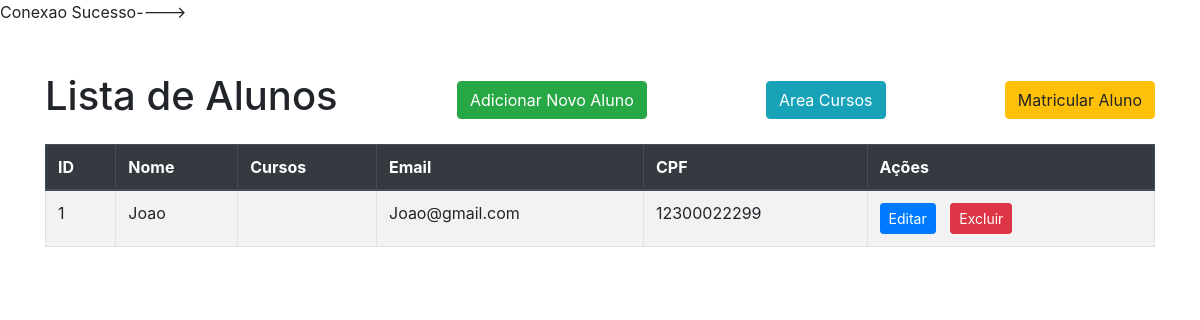
Before: /public/aluno/index.php?param=aluno/listar with the older database file.
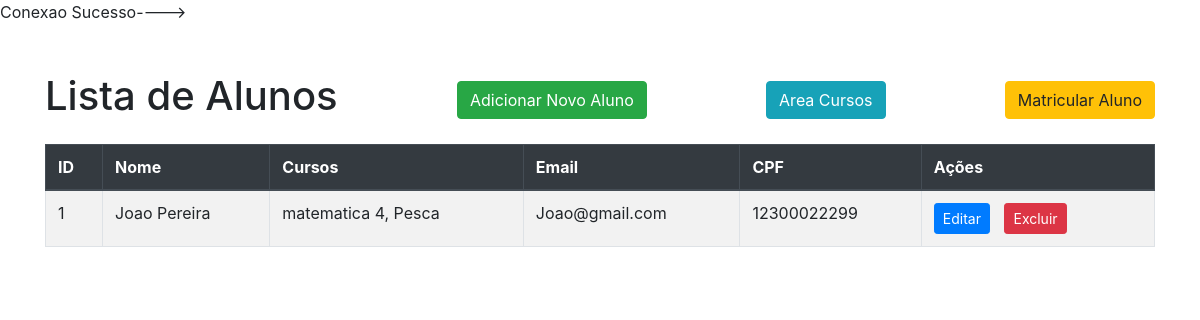
After: the same page with the newer database file.
### tables this page shows
CREATE TABLE `alunos` (
  `id` int(11) NOT NULL,
  `nome` varchar(255) NOT NULL,
  `email` varchar(255) NOT NULL,
  `cpf` varchar(14) NOT NULL
);

### controller/AlunoController.php (called while the page is built, shortened)
<?php
class AlunoController {
    private $alunoService;
    public function __construct() {
        $this->alunoService = new AlunoService();
    }
    public function listar() {
        $alunos = $this->alunoService->listar();
        include 'public/aluno/listar.php';
    }
}

### generic/Acao.php (called while the page is built, shortened)
<?php
class Acao{
    private $metodo;
    public function __construct($classe, $metodo){
        $this->metodo = $metodo;
    }
    public function executar(){
        $objt = new $this->classe();
        $objt->{$this->metodo}();
    }
}

### dao/mysql/AlunoDAO.php (called while the page is built, shortened)
<?php
class AlunoDAO implements IAlunoDAO {
    public function listarTodos() {
        try {
            $singleton = MysqlSingleton::getInstance();
            $pdo = $singleton->connect();
            $sql = "SELECT a.id, a.nome, a.email, a.cpf, GROUP_CONCAT(DISTINCT c.nome SEPARATOR ', ') as cursos FROM alunos a
                    LEFT JOIN alunos_cursos ac ON a.id = ac.aluno_id
                    LEFT JOIN cursos c ON ac.curso_id = c.id
                    GROUP BY a.id";
            $sth = $pdo->query($sql);
            return $sth->fetchAll(PDO::FETCH_CLASS, 'model\Aluno');
        } catch (PDOException $e) {
            return [];
        }
    }
}

### service/AlunoService.php (called while the page is built, shortened)
<?php
class AlunoService {
    private $alunoDAO;
    public function __construct() {
        $this->alunoDAO = new AlunoDAO();
    }
    public function listar() {
        return $this->alunoDAO->listarTodos();
    }
}

### public/aluno/Listar.php (the view, shortened to what this page needs)
<!DOCTYPE html>
<html lang="pt-br">
<head>
    <link rel="stylesheet" href="https://stackpath.bootstrapcdn.com/bootstrap/4.5.2/css/bootstrap.min.css">
</head>
<body>
    <div class="container mt-5">
        <div class="d-flex justify-content-between align-items-center mb-3">
            <h1>Lista de Alunos</h1>
            <a href="index.php?param=aluno/formulario" class="btn btn-success">Adicionar Novo Aluno</a>
            <a href="index.php?param=curso/listar" class="btn btn-info">Area Cursos</a>
            <a href="index.php?param=aluno/formularioMatricula" class="btn btn-warning">Matricular Aluno</a>
        </div>
        <table class="table table-bordered table-striped">
            <thead class="thead-dark">
                <tr>
                    <th>ID</th>
                    <th>Nome</th>
                    <th>Cursos</th>
                    <th>Email</th>
                    <th>CPF</th>
                    <th>Ações</th>
                </tr>
            </thead>
            <tbody>
                <?php if (empty($alunos)): ?>
                    <tr>
                        <td colspan="5" class="text-center">Nenhum aluno encontrado.</td>
                    </tr>
                <?php else: ?>
                    <?php foreach ($alunos as $aluno): ?>
                        <tr>
                            <td><?= htmlspecialchars($aluno->id) ?></td>
                            <td><?= htmlspecialchars($aluno->nome) ?></td>
                            <td><?= htmlspecialchars($aluno->cursos) ?></td>
                            <td><?= htmlspecialchars($aluno->email) ?></td>
                            <td><?= htmlspecialchars($aluno->cpf) ?></td>
                            <td class="actions">
                                <a href="index.php?param=aluno/formulario&id=<?= $aluno->id ?>" class="btn btn-primary btn-sm">Editar</a>
                                <a href="index.php?param=aluno/excluir&id=<?= $aluno->id ?>" class="btn btn-danger btn-sm" onclick="return confirm('Tem certeza?');">Excluir</a>
                            </td>
                        </tr>
                    <?php endforeach; ?>
                <?php endif; ?>
            </tbody>
        </table>
    </div>
</body>
</html>

Changed rows visible on the page:
changed alunos "Joao@gmail.com": nome "Joao" → "Joao Pereira"; cursos (not shown) → "matematica 4, Pesca"
